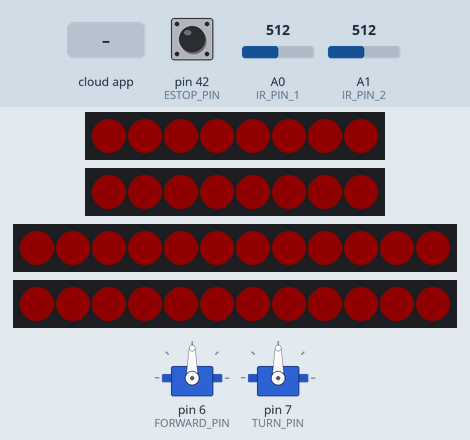
This sketch was run on a simulated Arduino Mega 2560, built with avr-gcc and run on an emulated ATmega2560. Parts: 2 × 8 RGB LEDs in strip order, left to right, 2 × 12 RGB LEDs in strip order, left to right, 2 × servo. Inputs (shaded band) come from the test bench; at power-on: A0 (IR_PIN_1) = 512, pin 42 (ESTOP_PIN) LOW, A1 (IR_PIN_2) = 512. Dim RGB values are drawn brighter than linear; the ROS host is connected and sends only what is stated; servo pulses on a pin are drawn as a servo (544–2400 µs = 0–180°).

Above: at 1.2 s.
1.3 s: the phone or cloud app sets linear.x to -100
At 1.8 s:
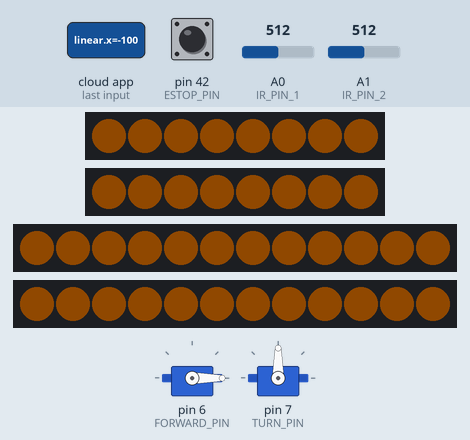
3.3 s: A0 (IR_PIN_1) set to 317
4.8 s: A0 (IR_PIN_1) set to 288
At 4.93 s:
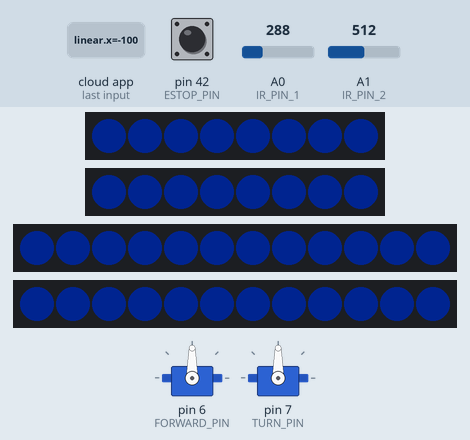
Timing chart, 0 to 13.2 s (numbered marks = the images above; inputs shaded):
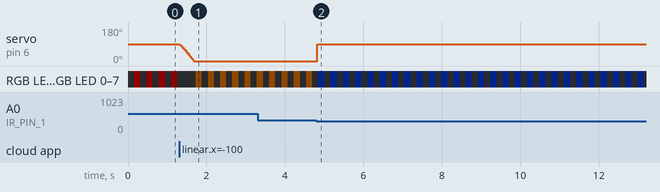

The sketch:

hindbrain.ino
```cpp
#include <Adafruit_NeoPixel.h>
#include <ros.h>
#include <geometry_msgs/Twist.h>
#include <std_msgs/String.h>
#include <std_msgs/Int16.h>

#include <known_16bit_timers.h>
#include <Adafruit_TiCoServo.h>

//Set up ports and pins to support robot

//Setup for all the neoPixels
const byte LEFT_STRIP  = 3;
const byte RIGHT_STRIP = 2;
const byte LEFT_RING   = 5;
const byte RIGHT_RING  = 4;

Adafruit_NeoPixel left_strip = Adafruit_NeoPixel(8, LEFT_STRIP,NEO_GRBW + NEO_KHZ800);
Adafruit_NeoPixel right_strip = Adafruit_NeoPixel(8, RIGHT_STRIP,NEO_GRBW + NEO_KHZ800);
Adafruit_NeoPixel left_ring = Adafruit_NeoPixel(12, LEFT_RING,NEO_GRBW + NEO_KHZ800);
Adafruit_NeoPixel right_ring = Adafruit_NeoPixel(12, RIGHT_RING,NEO_GRBW + NEO_KHZ800);

uint32_t white = left_strip.Color(0,0,0,255);
uint32_t yellow= left_strip.Color(255,128,0);
uint32_t red   = left_strip.Color(255,0,0,0);
uint32_t off   = left_strip.Color(0,0,0,0);
uint32_t blue  = left_strip.Color(0,64,255,0);
uint32_t purple= left_strip.Color(255,0,255,0);

//Variables for blink timing.
unsigned long current_time;
unsigned long blink_time;
byte blinked = 0;
int delay_period = 500; //Blinking speed for alive light
char command = 'g'; //Command from midbrain

//Pins and servo objects for Roboclaw control
const byte FORWARD_PIN = 6;
const byte TURN_PIN = 7;

Adafruit_TiCoServo forward_channel;
Adafruit_TiCoServo turn_channel;

int linear_vel =  0;
int angular_vel = 0;

int current_linear_vel = 0;
int current_angular_vel = 0;

//Define estop pin
const byte ESTOP_PIN = 42;

//Define IR sensor variables
const byte IR_PIN_1 = A0;
const byte IR_PIN_2 = A1;
//const int ir_high_threshold = 450;
const int ir_low_threshold  = 300;
int ir_estop = 0;

//Set up ROS node handling and feedback channel
ros::NodeHandle nh;

std_msgs::String str_msg;
ros::Publisher chatter("chatter", &str_msg);

std_msgs::Int16 int_msg;
ros::Publisher ir_estop_publisher("ir_estop",&int_msg);

//Various variables for ROS workings
int odroid_estop = 0;
String notification;


//Define LIDAR tilt servo
const byte TILT_PIN = 8;
Adafruit_TiCoServo tilt_servo;
const int middle_tilt_position = 110;
int current_tilt_position = middle_tilt_position;

//Callback function for a Twist message TCbTCbTCbTCbTCbTCbTCbTCbTCbTCbTCbTCbTCbTCbTCbTCbTCbTCbTCbTCbTCbTCbTCbTCbTCbTCbTCbTCbTCbTCb
void twistCb( const geometry_msgs::Twist& twist_input ){

  //Extract velocity data
  //Multiply by 90 to maintain resolution
  //Ends up giving a signal for write between 0-180
  //Make sure cmd_vel has values that range -1 to 1
  linear_vel  = int(90 * twist_input.linear.x);
  angular_vel = int(90 * twist_input.angular.z);

  //Set motor speeds based on new command
  //update_motors();

  //Print the received Twist message
  notification = "Received Twist message!\n";
  notification += "Linear vel: " + String(linear_vel) + "\n";
  notification += "Angular vel: " + String(angular_vel);

  chat(notification);
}

ros::Subscriber<geometry_msgs::Twist> cmd_vel_sub("cmd_vel", &twistCb );

//Callback function for an IR Estop message IRCbIRCbIRCbIRCbIRCbIRCbIRCbIRCbIRCbIRCbIRCbIRCbIRCbIRCbIRCbIRCbIRCbIRCb
void irEstopCallback( const std_msgs::Int16& int_input ){
  //Check and see if the midbrain says it's okay to move
  int estop_message = int_input.data;

  if (estop_message == 2){
    ir_estop = 2;
  }

}

ros::Subscriber<std_msgs::Int16>ir_estop_sub("ir_estop",&irEstopCallback);

//Callback function for an Odroid Estop message OCbOcbOcbOCbOcbOcbOCbOcbOcbOCbOcbOcbOCbOcbOcbOCbOcbOcbOCbOcbOcbOCbOcbOcb
void odroidEstopCallback( const std_msgs::Int16& int_input ){
  //Just update this estop.. Pretty easy
  int estop_message = int_input.data;

  odroid_estop = estop_message;
}

ros::Subscriber<std_msgs::Int16>odroid_estop_sub("odroid_estop",&odroidEstopCallback);

//SSSSSSSSSSSSSSSSSSSSSSSSSSSSSSSSSSSSSSSSSSSSSSSSSSSSSSSSSSSSSSSSSSSSSSSSSSSSSSSSSSSSSSSSSSSSSSSSSSSSSSSSSSSSSSSS
void setup(){
  //Setup all the NeoPixels
  left_strip.begin();
  right_strip.begin();
  left_ring.begin();
  right_ring.begin();

  left_strip.show();
  right_strip.show();
  left_ring.show();
  right_ring.show();

  left_strip.setBrightness(16);
  right_strip.setBrightness(16);
  left_ring.setBrightness(16);
  right_ring.setBrightness(16);

  //Attach Servo objects to correct pins
  forward_channel.attach(FORWARD_PIN);
  turn_channel.attach(TURN_PIN);

  //Make sure the motors aren't moving
  //update_motors();

  //Initialize ROS topics
  nh.initNode();
  nh.advertise(chatter);
  nh.advertise(ir_estop_publisher);
  nh.subscribe(cmd_vel_sub);
  nh.subscribe(ir_estop_sub);
  nh.subscribe(odroid_estop_sub);

  //Initialize timing things
  current_time = millis();
  blink_time   = millis();

  pinMode(ESTOP_PIN,INPUT);

  tilt_servo.attach(TILT_PIN);
}

//Run hindbrain loop until commanded to stop LLLLLLLLLLLLLLLLLLLLLLLLLLLLLLLLLLLLLLLLLLLLLLLLLLLLLLLLLLLLLLLLLLLLL
void loop(){
  //Read Midbrain commands


  //Sense: Read robot sensors

  //Think: Run low level cognition and safety code TTTTTTTTTTTTTTTTTTTTTTTTTTTTTTTTTTTTTTTTTTTTTTTTTTTTTTTTTTTTT
  if(digitalRead(ESTOP_PIN))
    delay_period = 500;
  else{
    delay_period = 150;
    //chat("Physical estop pressed");
  }

  check_ir_sensors();

  //Act: Run actuators and behavior lights
  blink();

  //tilt_servo.write(current_tilt_position);

  update_motors();

  //Write status data up to midbrain

  //Spin!
  nh.spinOnce();
  delay(1);
}

// Hindbrain Helper Functions******************************************************************************

//Writes a String message to the /chatter topic
void chat(String message){
  char charBuf[100];
  message.toCharArray(charBuf,100);
  str_msg.data = charBuf;
  chatter.publish( &str_msg );
}

//Update motor speeds
void update_motors(){
  //The ir_estop is the only estop the Arduino has to tell itself to stop via software
  if (ir_estop == 1 || odroid_estop == 1){
   forward_channel.write(90);
    turn_channel.write(90);
    current_linear_vel = 0;
    current_angular_vel = 0;
  }
  else{
    forward_channel.write(90 + current_linear_vel);
    turn_channel.write(90 + current_angular_vel);
    if (linear_vel > current_linear_vel)
      current_linear_vel += 1;
    else if (linear_vel < current_linear_vel)
      current_linear_vel -= 1;

    if (angular_vel > current_angular_vel)
      current_angular_vel += 1;
    else if (angular_vel < current_linear_vel)
      current_angular_vel -= 1;
  }
}

//See if we need to estop based on IR input
void check_ir_sensors(){
  int ir_reading_1;
  int ir_reading_2;
  ir_reading_1 = analogRead(IR_PIN_1);
  ir_reading_2 = analogRead(IR_PIN_2);
  chat(String(ir_reading_1));
  chat(String(ir_reading_2));
  chat("------");

  if (ir_reading_1 < ir_low_threshold || ir_reading_2 < ir_low_threshold){
    if (ir_estop == 0){
      ir_estop = 1;
      int_msg.data = ir_estop;
      ir_estop_publisher.publish(&int_msg);
    }

    else if (ir_estop == 2){

      if (linear_vel > 0){
        ir_estop = 1;
        int_msg.data = ir_estop;
        ir_estop_publisher.publish(&int_msg);
      }
    }


  }
  else{
    if (ir_estop != 0){
      ir_estop = 0;
      int_msg.data = ir_estop;
      ir_estop_publisher.publish(&int_msg);
    }
  }
}

//Blink all NeoPixels on and off
void blink(){
  current_time = millis();

  if(current_time - blink_time > delay_period){
    blinked = !blinked;

    //Logic to do turning/stopped lights
    if(blinked){
      if (linear_vel == 0 && angular_vel == 0 && ir_estop == 1)
        change_all_colors(purple);
      else if (linear_vel == 0 && angular_vel == 0)
        change_all_colors(red);
      else if (ir_estop == 1)
        change_all_colors(blue);
      else if (angular_vel < -3){ //turning left
        if(linear_vel>=0)
          change_left_colors(white);
        else
          change_left_colors(yellow);
      }
      else if (angular_vel > 3){ //turning right
        if(linear_vel>=0)
          change_right_colors(white);
        else
          change_right_colors(yellow);
      }
      else if (linear_vel >= 0)
        change_all_colors(white);
      else
        change_all_colors(yellow);
    }
    else
      change_all_colors(off);

    blink_time = millis();
  }


}

//Helper function to make all NeoPixels a given color
void change_all_colors(uint32_t color){
  for (int i = 0; i < 8; i++)
  {
    left_strip.setPixelColor(i,color);
    right_strip.setPixelColor(i,color);
  }
  for (int i = 0; i < 12; i++)
  {
    left_ring.setPixelColor(i,color);
    right_ring.setPixelColor(i,color);
  }
  left_strip.show();
  right_strip.show();
  left_ring.show();
  right_ring.show();
}

//Helper functions for right and left banks of lights
void change_left_colors(uint32_t color){
  for (int i = 0; i < 8; i++)
  {
    left_strip.setPixelColor(i,color);
    right_strip.setPixelColor(i,off);
  }
  for (int i = 0; i < 12; i++)
  {
    left_ring.setPixelColor(i,color);
    right_ring.setPixelColor(i,off);
  }
  left_strip.show();
  right_strip.show();
  left_ring.show();
  right_ring.show();
}

void change_right_colors(uint32_t color){
  for (int i = 0; i < 8; i++)
  {
    left_strip.setPixelColor(i,off);
    right_strip.setPixelColor(i,color);
  }
  for (int i = 0; i < 12; i++)
  {
    left_ring.setPixelColor(i,off);
    right_ring.setPixelColor(i,color);
  }
  left_strip.show();
  right_strip.show();
  left_ring.show();
  right_ring.show();
}
```

Measured:
- the behaviour switches between 300 and 299 on A0 (IR_PIN_1) (found by bisection; images 1 and 2)
- after the input at 1.3 s, servo on pin 6 (FORWARD_PIN): moves from 90° to 0° over 0.36 s, starting at once; the LEDs: change after 0.43 s (image 1)
- after the input at 4.8 s, servo on pin 6 (FORWARD_PIN): 0° → 90° at once; the LEDs: change after 0.05 s (image 2)
